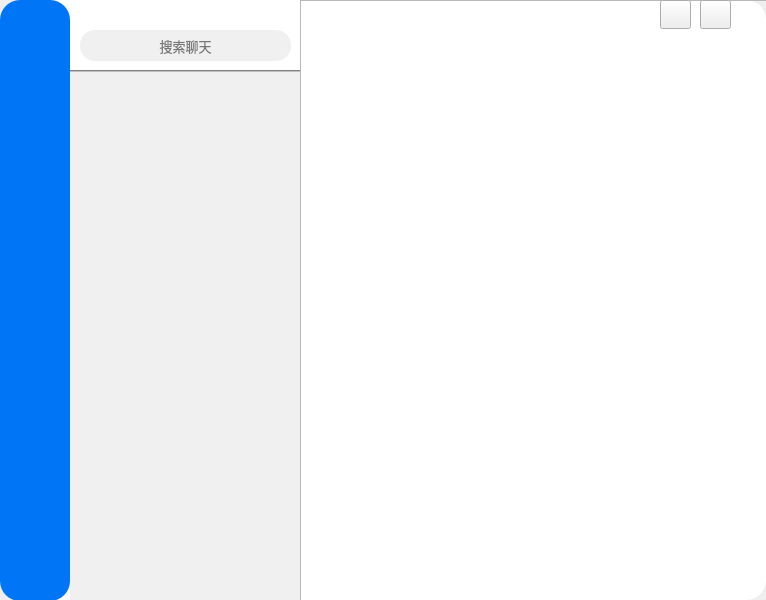
<?xml version="1.0" encoding="UTF-8"?>
<ui version="4.0">
 <class>LiteChat_Interface</class>
 <widget class="QMainWindow" name="LiteChat_Interface">
  <property name="geometry">
   <rect>
    <x>0</x>
    <y>0</y>
    <width>766</width>
    <height>600</height>
   </rect>
  </property>
  <property name="minimumSize">
   <size>
    <width>680</width>
    <height>500</height>
   </size>
  </property>
  <property name="windowTitle">
   <string>MainWindow</string>
  </property>
  <property name="styleSheet">
   <string notr="true"/>
  </property>
  <widget class="QWidget" name="centralwidget">
   <property name="styleSheet">
    <string notr="true">QWidget#centralwidget{
border-radius:20px;
	background-color: rgb(255, 255, 255);
}</string>
   </property>
   <widget class="QWidget" name="horizontalLayoutWidget">
    <property name="geometry">
     <rect>
      <x>300</x>
      <y>30</y>
      <width>471</width>
      <height>571</height>
     </rect>
    </property>
    <layout class="QHBoxLayout" name="horizontalLayout">
     <property name="spacing">
      <number>0</number>
     </property>
     <property name="sizeConstraint">
      <enum>QLayout::SetMinimumSize</enum>
     </property>
    </layout>
   </widget>
   <widget class="QFrame" name="frame">
    <property name="geometry">
     <rect>
      <x>0</x>
      <y>0</y>
      <width>70</width>
      <height>601</height>
     </rect>
    </property>
    <property name="styleSheet">
     <string notr="true">background-color: rgb(0, 118, 246);
border-radius:20px;</string>
    </property>
    <property name="frameShape">
     <enum>QFrame::StyledPanel</enum>
    </property>
    <property name="frameShadow">
     <enum>QFrame::Raised</enum>
    </property>
    <widget class="QPushButton" name="pushButton">
     <property name="geometry">
      <rect>
       <x>10</x>
       <y>80</y>
       <width>51</width>
       <height>61</height>
      </rect>
     </property>
     <property name="styleSheet">
      <string notr="true">border-image: url(:/img/chatlist1.png);
background-color: rgba(255, 255, 255, 0);</string>
     </property>
     <property name="text">
      <string/>
     </property>
    </widget>
    <widget class="QPushButton" name="pushButton_2">
     <property name="geometry">
      <rect>
       <x>10</x>
       <y>160</y>
       <width>51</width>
       <height>51</height>
      </rect>
     </property>
     <property name="styleSheet">
      <string notr="true">background-color: rgba(255, 255, 255, 0);
border-image: url(:/img/addfriend1.png);
border-radius:10px;
</string>
     </property>
     <property name="text">
      <string/>
     </property>
    </widget>
    <widget class="QLabel" name="label">
     <property name="geometry">
      <rect>
       <x>10</x>
       <y>10</y>
       <width>51</width>
       <height>51</height>
      </rect>
     </property>
     <property name="styleSheet">
      <string notr="true">border-image: url(:/img/Customer Copy.png);
background-color: rgba(255, 255, 255, 0);</string>
     </property>
     <property name="text">
      <string/>
     </property>
    </widget>
    <widget class="QPushButton" name="pushButton_3">
     <property name="geometry">
      <rect>
       <x>10</x>
       <y>230</y>
       <width>51</width>
       <height>51</height>
      </rect>
     </property>
     <property name="styleSheet">
      <string notr="true">border-radius:10px;
border-image: url(:/img/creategroup.png);
background-color: rgba(255, 255, 255, 0);
</string>
     </property>
     <property name="text">
      <string/>
     </property>
    </widget>
   </widget>
   <widget class="QLineEdit" name="lineEdit">
    <property name="geometry">
     <rect>
      <x>80</x>
      <y>30</y>
      <width>211</width>
      <height>31</height>
     </rect>
    </property>
    <property name="font">
     <font>
      <pointsize>10</pointsize>
     </font>
    </property>
    <property name="styleSheet">
     <string notr="true">border-radius:15px;
background-color: rgb(240, 240, 240);</string>
    </property>
    <property name="inputMask">
     <string/>
    </property>
    <property name="alignment">
     <set>Qt::AlignCenter</set>
    </property>
    <property name="placeholderText">
     <string>搜索聊天</string>
    </property>
   </widget>
   <widget class="QListWidget" name="listWidget">
    <property name="geometry">
     <rect>
      <x>70</x>
      <y>70</y>
      <width>230</width>
      <height>541</height>
     </rect>
    </property>
    <property name="styleSheet">
     <string notr="true">background-color: rgb(240, 240, 240);
border-radius:0;

border-top:2px groove gray;
</string>
    </property>
    <property name="horizontalScrollBarPolicy">
     <enum>Qt::ScrollBarAlwaysOff</enum>
    </property>
   </widget>
   <widget class="QFrame" name="frame_2">
    <property name="geometry">
     <rect>
      <x>300</x>
      <y>0</y>
      <width>471</width>
      <height>601</height>
     </rect>
    </property>
    <property name="styleSheet">
     <string notr="true">QFrame{
border-radius:0;
border-left:2px solid gray;
};</string>
    </property>
    <property name="frameShape">
     <enum>QFrame::StyledPanel</enum>
    </property>
    <property name="frameShadow">
     <enum>QFrame::Raised</enum>
    </property>
    <widget class="QPushButton" name="pushButton_4">
     <property name="geometry">
      <rect>
       <x>360</x>
       <y>0</y>
       <width>31</width>
       <height>29</height>
      </rect>
     </property>
     <property name="styleSheet">
      <string notr="true">QPushButton#pushButton_4{
background-color: rgba(255, 255, 255,0);
border-radius:10px;
border-image: url(:/img/minus.png);
};
</string>
     </property>
     <property name="text">
      <string/>
     </property>
    </widget>
    <widget class="QPushButton" name="pushButton_5">
     <property name="geometry">
      <rect>
       <x>400</x>
       <y>0</y>
       <width>31</width>
       <height>29</height>
      </rect>
     </property>
     <property name="styleSheet">
      <string notr="true">QPushButton#pushButton_5{
background-color: rgba(255, 255, 255,0);
border-radius:10px;
border-image: url(:/img/close.png);
};</string>
     </property>
     <property name="text">
      <string/>
     </property>
    </widget>
   </widget>
   <zorder>frame_2</zorder>
   <zorder>horizontalLayoutWidget</zorder>
   <zorder>frame</zorder>
   <zorder>lineEdit</zorder>
   <zorder>listWidget</zorder>
  </widget>
 </widget>
 <resources/>
 <connections/>
</ui>
